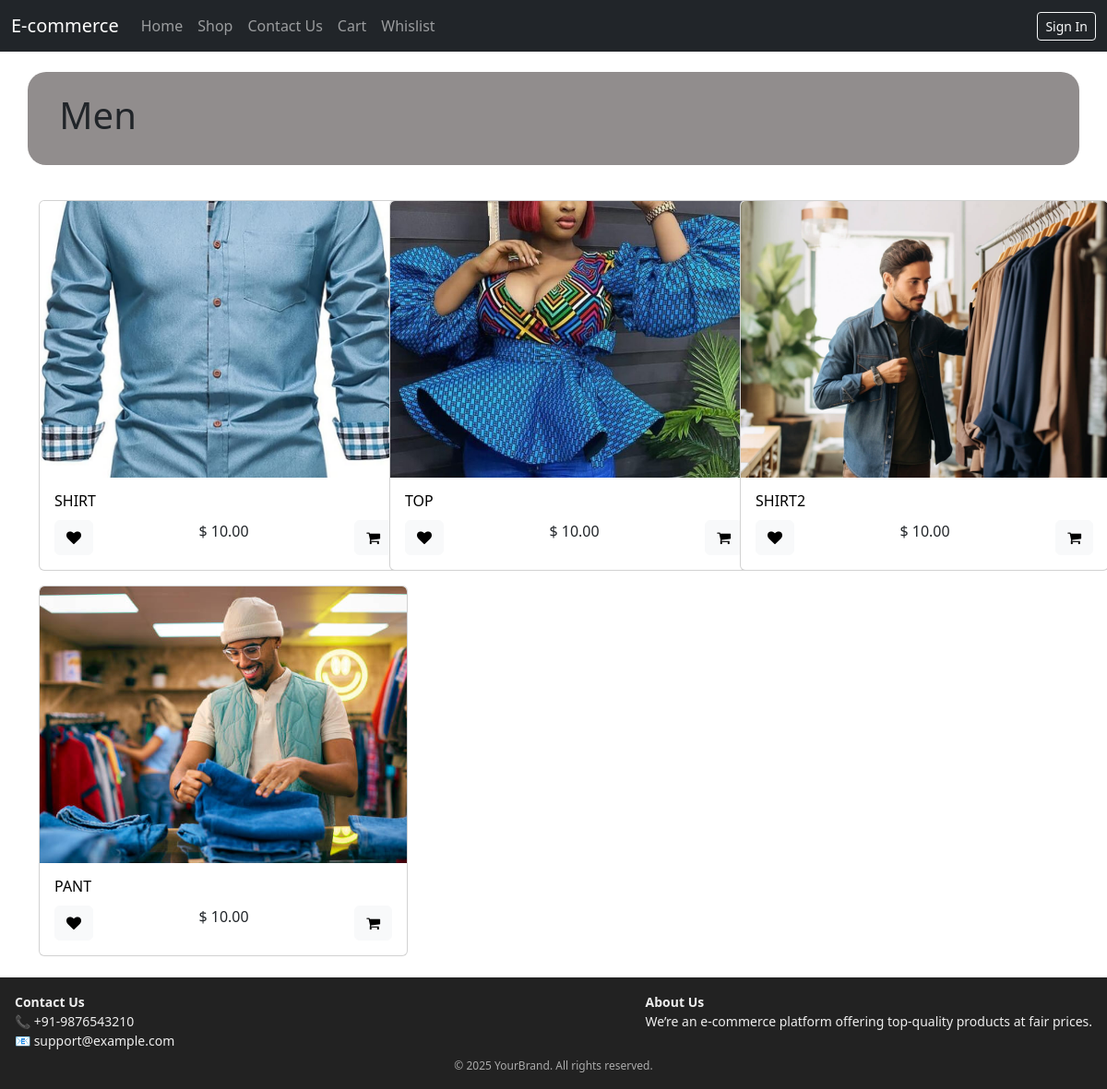
Page /shop/category/5 on the committed database.
### shop/models.py (models this page shows, shortened)
class Category(models.Model):
    name = models.CharField(max_length=20, blank=False, null=False)
    category_image = models.ImageField(upload_to="shop/category", blank=False, null=False)
    create_date = models.DateTimeField("Create Date",auto_now_add=True)
    parent_categ_id = models.ForeignKey('self', on_delete=models.CASCADE, blank=True, null=True)
    child_categ_ids = models.ManyToManyField('self', blank=True)

class Product(models.Model):
    name = models.CharField(max_length=20, blank=False, null=False)
    price = models.DecimalField(max_digits=10, decimal_places=2, blank=False, null=False, default = 10.00)
    product_image = models.ImageField(upload_to="shop/product", blank=False, null=False)
    category_id = models.ForeignKey(Category, on_delete=models.CASCADE, blank=False, null=False)
    create_date = models.DateTimeField("Create Date",auto_now_add=True)
    published = models.BooleanField(default=False)
    internal_ref = models.CharField(max_length=20, editable=False, unique=True)
    stock = models.IntegerField(default=0)
    description = models.TextField(blank=True, null=True)
    allow_out_of_stock = models.BooleanField(default=False)
    product_type = models.CharField(max_length=20, choices=[('storable', 'Storable'), ('consumable', 'Consumable')], default='storable')

### shop/views.py (the view)
# urls.py: path('category/<int:category_id>', views.category, name='category'),
def category(request, category_id):
    try:
        categoryObj = Category.objects.get(id=category_id)
        productObjs = Product.objects.filter(category_id=category_id,published=True)
        context = {"categoryObj":categoryObj, "productObjs":productObjs}
    except (KeyError, Category.DoesNotExist):
        context = {"msg":"Product not found!!!"}
    return render(request, "shop/category.html", context)

### shop/templates/shop/category.html (shortened to what this page needs)
{% extends "shop/base.html" %}
{% block body %}
<div class="container">
    {% if categoryObj %}
        <div class="row" style="background-color: rgb(37, 29, 29, 00.5);padding: 2%;margin-top: 2%;margin-bottom: 2%;border-radius: 20px;">
            <div class="col-12">
                <h1>{{ categoryObj.name }}</h1>
            </div>
        </div>
        <div class="row" style="margin-bottom: 2%;">
            {% for productObj in productObjs %}
                <div class="col-lg-4">
                    <div class="card-slider d-flex mt-3">
                        <div class="card">
                            <a href="/shop/productDetail/{{ productObj.id }}">
                                <img src="{{ productObj.product_image.url }}" class="card-img-top" alt="{{ productObj.name }}">
                            </a>
                            <div class="card-body">
                                <a href="/shop/productDetail/{{ productObj.id }}" style="text-decoration: none;color:black;">
                                <h6 class="card-title">{{ productObj.name|upper }}</h6>
                                </a>
                                <p class="card-text text-center">$ {{ productObj.price }}
                                <button type="button" role="button" class="btn btn-light text-end" style="float: left;" title="Add to Wishlist">
                                    <span class="fa fa-heart" role="img" aria-label="Add to wishlist"></span>
                                </button>
                                <button type="button" role="button" class="btn btn-light text-end" style="float: right;" title="Add to Cart">
                                    <span class="fa fa-shopping-cart" role="img" aria-label="Add to cart"></span>
                                </button>
                                </p>
                            </div>
                        </div>
                    </div>
                </div>
            {% endfor %}
        </div>
    {% else %}
        <div class="row" style="background-color: rgb(37, 29, 29, 00.5);padding: 2%;margin-top: 2%;margin-bottom: 2%;border-radius: 20px;">
            <div class="col-12">
                <h1>{{ msg }}</h1>
            </div>
        </div>
    {% endif %}
</div>
{% endblock %}

### shop/templates/shop/category.html (style rules this page uses)
.card { flex: 0 0 auto; width: 400px; height: 500px; overflow: hidden; display: flex; flex-direction: column; }
.card-body { padding: 10px; height: 100px; overflow: hidden; display: flex; flex-direction: column; justify-content: space-between; }
.card-img-top { height: 300px; width: 100%; object-fit: cover; border-top-left-radius: 0.5rem; border-top-right-radius: 0.5rem; }
.card-title, .card-text { word-wrap: break-word; overflow-wrap: break-word; white-space: normal; }

### shop/templates/shop/base.html (style rules this page uses)
html, body { height: 100%; margin: 0; }

### rows in the picture
Category: name "Men"
Product: product_image (picture), name "SHIRT", price "10.00"
Product: product_image (picture), name "TOP", price "10.00"
Product: product_image (picture), name "SHIRT2", price "10.00"
Product: product_image (picture), name "PANT", price "10.00"
